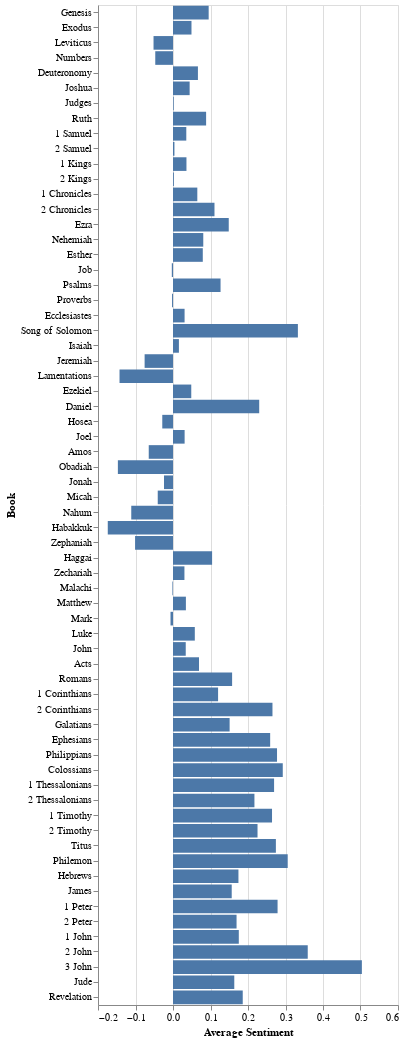

Notebook code for this chart:
### Code cell
display(Markdown(f"### Sentiment by Book"))

chart_sentiment_by_book = (
    alt.Chart(sentiment_by_book)
    .mark_bar()
    .encode(
        x=alt.X("Average Sentiment:Q", title="Average Sentiment"),
        y=alt.Y("Book:N", sort=books, title="Book"),
        tooltip=["Book", "Average Sentiment"]
    )
    .properties(
                # title="Sentiment by Book",
                width='container', 
                height=1000)
    .interactive()
)

display(chart_sentiment_by_book)

### Figure 1 — Vega-Lite specification as saved in the notebook (floating-point values rounded to 4 significant figures)
{"config": {"view": {"continuousWidth": 300, "continuousHeight": 300}}, "data": {"name": "data-66a2cbdcb13d0cb866f7e5e814a6eca4"}, "mark": {"type": "bar"}, "encoding": {"tooltip": [{"field": "Book", "type": "nominal"}, {"field": "Average Sentiment", "type": "quantitative"}], "x": {"field": "Average Sentiment", "title": "Average Sentiment", "type": "quantitative"}, "y": {"field": "Book", "sort": ["Genesis", "Exodus", "Leviticus", "Numbers", "Deuteronomy", "Joshua", "Judges", "Ruth", "1 Samuel", "2 Samuel", "1 Kings", "2 Kings", "1 Chronicles", "2 Chronicles", "Ezra", "Nehemiah", "Esther", "Job", "Psalms", "Proverbs", "Ecclesiastes", "Song of Solomon", "Isaiah", "Jeremiah", "Lamentations", "Ezekiel", "Daniel", "Hosea", "Joel", "Amos", "Obadiah", "Jonah", "Micah", "Nahum", "Habakkuk", "Zephaniah", "Haggai", "Zechariah", "Malachi", "Matthew", "Mark", "Luke", "John", "Acts", "Romans", "1 Corinthians", "2 Corinthians", "Galatians", "Ephesians", "Philippians", "Colossians", "1 Thessalonians", "2 Thessalonians", "1 Timothy", "2 Timothy", "Titus", "Philemon", "Hebrews", "James", "1 Peter", "2 Peter", "1 John", "2 John", "3 John", "Jude", "Revelation"], "title": "Book", "type": "nominal"}}, "height": 1000, "params": [{"name": "param_6", "select": {"type": "interval", "encodings": ["x", "y"]}, "bind": "scales"}], "width": "container", "$schema": "https://vega.github.io/schema/vega-lite/v5.20.1.json", "datasets": {"data-66a2cbdcb13d0cb866f7e5e814a6eca4": [{"Book": "1 Chronicles", "Average Sentiment": 0.06484}, {"Book": "1 Corinthians", "Average Sentiment": 0.1202}, {"Book": "1 John", "Average Sentiment": 0.1755}, {"Book": "1 Kings", "Average Sentiment": 0.0359}, {"Book": "1 Peter", "Average Sentiment": 0.2789}, {"Book": "1 Samuel", "Average Sentiment": 0.03545}, {"Book": "1 Thessalonians", "Average Sentiment": 0.2695}, {"Book": "1 Timothy", "Average Sentiment": 0.2641}, {"Book": "2 Chronicles", "Average Sentiment": 0.1106}, {"Book": "2 Corinthians", "Average Sentiment": 0.2652}, {"Book": "2 John", "Average Sentiment": 0.3593}, {"Book": "2 Kings", "Average Sentiment": 0.002284}, {"Book": "2 Peter", "Average Sentiment": 0.1695}, {"Book": "2 Samuel", "Average Sentiment": 0.00382}, {"Book": "2 Thessalonians", "Average Sentiment": 0.2171}, {"Book": "2 Timothy", "Average Sentiment": 0.2254}, {"Book": "3 John", "Average Sentiment": 0.5037}, {"Book": "Acts", "Average Sentiment": 0.06933}, {"Book": "Amos", "Average Sentiment": -0.06469}, {"Book": "Colossians", "Average Sentiment": 0.2927}, {"Book": "Daniel", "Average Sentiment": 0.2299}, {"Book": "Deuteronomy", "Average Sentiment": 0.06647}, {"Book": "Ecclesiastes", "Average Sentiment": 0.03089}, {"Book": "Ephesians", "Average Sentiment": 0.2591}, {"Book": "Esther", "Average Sentiment": 0.07943}, {"Book": "Exodus", "Average Sentiment": 0.04928}, {"Book": "Ezekiel", "Average Sentiment": 0.04872}, {"Book": "Ezra", "Average Sentiment": 0.1487}, {"Book": "Galatians", "Average Sentiment": 0.151}, {"Book": "Genesis", "Average Sentiment": 0.09512}, {"Book": "Habakkuk", "Average Sentiment": -0.1739}, {"Book": "Haggai", "Average Sentiment": 0.1043}, {"Book": "Hebrews", "Average Sentiment": 0.1745}, {"Book": "Hosea", "Average Sentiment": -0.0286}, {"Book": "Isaiah", "Average Sentiment": 0.01574}, {"Book": "James", "Average Sentiment": 0.1566}, {"Book": "Jeremiah", "Average Sentiment": -0.07569}, {"Book": "Job", "Average Sentiment": -0.003166}, {"Book": "Joel", "Average Sentiment": 0.03099}, {"Book": "John", "Average Sentiment": 0.03397}, {"Book": "Jonah", "Average Sentiment": -0.02396}, {"Book": "Joshua", "Average Sentiment": 0.04438}, {"Book": "Jude", "Average Sentiment": 0.1634}, {"Book": "Judges", "Average Sentiment": 0.001877}, {"Book": "Lamentations", "Average Sentiment": -0.1426}, {"Book": "Leviticus", "Average Sentiment": -0.05191}, {"Book": "Luke", "Average Sentiment": 0.05816}, {"Book": "Malachi", "Average Sentiment": -0.001549}, {"Book": "Mark", "Average Sentiment": -0.006632}, {"Book": "Matthew", "Average Sentiment": 0.03439}, {"Book": "Micah", "Average Sentiment": -0.0407}, {"Book": "Nahum", "Average Sentiment": -0.1113}, {"Book": "Nehemiah", "Average Sentiment": 0.08073}, {"Book": "Numbers", "Average Sentiment": -0.04729}, {"Book": "Obadiah", "Average Sentiment": -0.147}, {"Book": "Philemon", "Average Sentiment": 0.3059}, {"Book": "Philippians", "Average Sentiment": 0.2774}, {"Book": "Proverbs", "Average Sentiment": -0.002562}, {"Book": "Psalms", "Average Sentiment": 0.1268}, {"Book": "Revelation", "Average Sentiment": 0.186}, {"Book": "Romans", "Average Sentiment": 0.1576}, {"Book": "Ruth", "Average Sentiment": 0.0883}, {"Book": "Song of Solomon", "Average Sentiment": 0.333}, {"Book": "Titus", "Average Sentiment": 0.2744}, {"Book": "Zechariah", "Average Sentiment": 0.03049}, {"Book": "Zephaniah", "Average Sentiment": -0.1011}]}}
